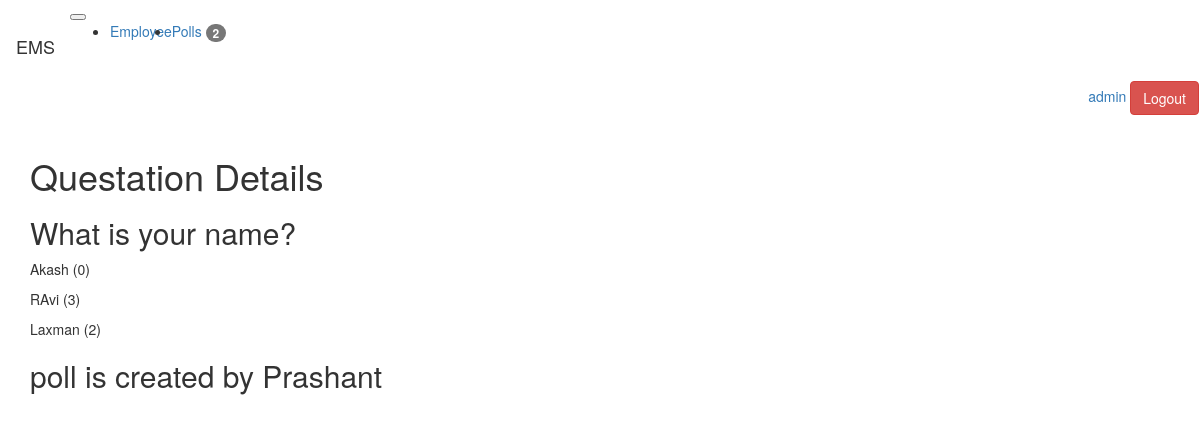
Screenshot of /polls/1/details (signed in) with the database file from the repository.
### poll/models.py (models this page shows, shortened)
class Qus(models.Model):
    title = models.CharField(max_length=200, null=True, blank=True)
    status = models.CharField(default='inactive', max_length=10)
    created_by= models.ForeignKey(User, null=True, blank=True, on_delete=models.CASCADE)
    start_date = models.DateTimeField(null=True, blank=True)
    start_date = models.DateTimeField(null=True, blank=True)
    created_at = models.DateTimeField(auto_now_add=True)
    updated_at = models.DateTimeField(auto_now_add=True)
    @property
    def choices(self):
        return self.choices_set.all()

class Choices(models.Model):
    qus_id = models.ForeignKey(Qus, on_delete=models.CASCADE)
    text = models.CharField(max_length=200, null=True, blank=True)
    created_at = models.DateTimeField(auto_now_add=True)
    updated_at = models.DateTimeField(auto_now_add=True)
    @property
    def count_answer(self):
        return self.answer_set.count()

### poll/views.py (the view)
# urls.py: path('<int:id>/details', details, name="details"),
@login_required(login_url='/login/')
def details(request, id=None):
    context={}
    try:
        qus = Qus.objects.get(id=id)
    except:
        raise Http404
    context['qus'] = qus
    return render(request, 'poll/details.html', context)

### poll/context_processors.py (called while the page is built)
def polls_count(request):
    count = Qus.objects.count()
    return {'polls_count':count}

### employee_management_sys/templates/poll/details.html
<!DOCTYPE html>
{% extends 'base.html' %}
    {% block content %}
        <h1>Questation Details</h1>
        <h2>{{ qus.title }}</h2>
        {% for choice in qus.choices %}
            <p>{{ choice.text }} ({{ choice.count_answer }})</p>
        {% endfor %}
        <h2> poll is created by {{ qus.created_by.first_name }}</h2>
    {% endblock %}

### employee_management_sys/templates/base.html (shortened to what this page needs)
<!DOCTYPE html>
<html lang="en">
    {% load static %}
    <head>
        <link rel="stylesheet" href="//maxcdn.bootstrapcdn.com/bootstrap/3.3.1/css/bootstrap.min.css"/>
        <link rel="stylesheet" href="{% static 'css/custom.css' %}">
    </head>
    <body>
        {% include 'header.html' %}
        <div class="container">
            {% block content %}
            {% endblock %}
        </div>
    </body>
</html>

### employee_management_sys/templates/header.html (shortened to what this page needs)
<div class="navbar navbar-expand-lg navbar-light bg-light">
    <span class="navbar-brand mb-0 h1">EMS</span>
    <button class="navbar-toggler" type="button" data-toggle="collapse" data-target="#navbarNav" aria-controls="navbarNav" aria-expanded="false" aria-label="Toggle navigation">
    </button>
    <div class="collapse navbar-collapse" id="navbarNav">
        <ul class="navbar-nav">
            <li class="nav-item">
                <a class="nav-link" href="{% url 'employee_list' %}">
                    {{"employee" | capfirst}}
                </a>
            </li>
            <li class="nav-item">
                <a class="nav-link" href="{% url 'index' %}">
                    {{"Polls" | capfirst}}
                    <span class="badge badge-primary badge-pill ">{{ polls_count }}</span>
                </a>
            </li>
        </ul>
    </div>
    <div class="text-right">
        <form method="POST" action="/logout/">
            <a href="{% url 'my_profile'  %} ">{{ user }}</a>
            <input class="btn btn-danger" type="submit" value="Logout">
        </form>
    </div>
</div>

### rows the page displays
Qus: title "What is your name?", created_by.first_name "Prashant"
Choices: text "Akash", count_answer "0"
Choices: text "RAvi", count_answer "3"
Choices: text "Laxman", count_answer "2"

### other values shown
{{ "employee" | capfirst }} "Employee"
{{ "Polls" | capfirst }} "Polls"
{{ polls_count }} "2"
{{ user }} "admin"
